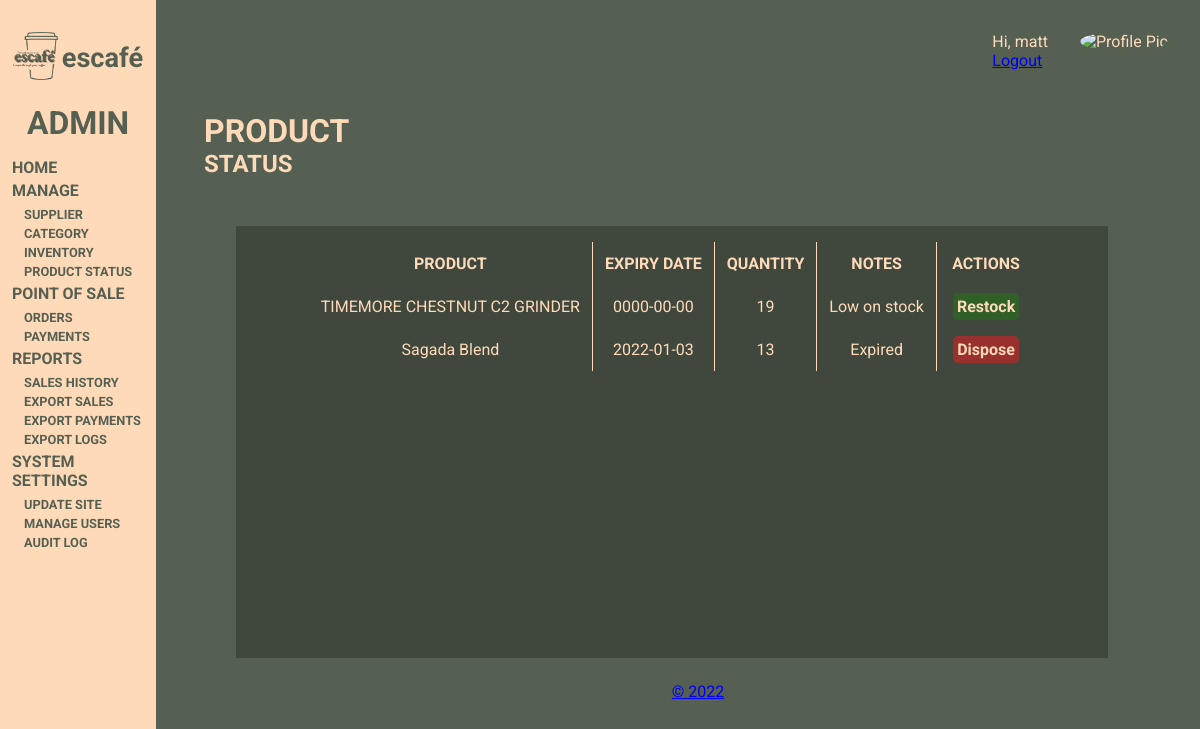
The page /pages/admin-dashboard-prod-status.php (signed in) on the database its author committed.
### tables this page shows
CREATE TABLE `sitesettings` (
  `siteName` varchar(100) NOT NULL,
  `siteLogo` varchar(255) NOT NULL,
  `balance` double NOT NULL
);

CREATE TABLE `products` (
  `productID` int(11) NOT NULL,
  `productImage` varchar(2048) NOT NULL,
  `productName` varchar(512) NOT NULL,
  `productCategory` varchar(255) NOT NULL,
  `productPrice` int(11) NOT NULL,
  `quantity` int(11) NOT NULL,
  `bundledWith` int(11) DEFAULT NULL,
  `discount` int(11) DEFAULT 0,
  `supplierName` varchar(512) NOT NULL,
  `productDescription` varchar(2048) NOT NULL,
  `expirationDate` date NOT NULL
);

### connect/config.php (called while the page is built, shortened)
<?php
     $pdo = new PDO('mysql:host=localhost;port=3306;dbname=escafe','root','');
     $pdo->setAttribute(PDO::ATTR_DEFAULT_FETCH_MODE, PDO::FETCH_ASSOC);
     $pdo -> setAttribute(PDO::ATTR_ERRMODE, PDO::ERRMODE_EXCEPTION);
     $statement = $pdo -> prepare ("SELECT * FROM sitesettings");
     $statement -> execute([]);
     $site = $statement -> fetch(0);
     $siteName = $site['siteName'];
?>

### connect/session.php (called while the page is built, shortened)
<?php
    if (isset($_SESSION['profilePic'])){
        $pic = $_SESSION['profilePic'];
    } else {
        $_SESSION['profilePic'] = "\images\blank.png";
    }
?>

### pages/admin-dashboard-prod-status.php (the view, shortened to what this page needs)
<?php
    include '../connect/session.php';
    require_once '../connect/config.php';
    $statement = $pdo -> prepare ("SELECT * FROM products
        WHERE quantity < 20
        OR expirationDate < NOW()
    ");
    $statement -> execute();
    $products = $statement -> fetchAll(PDO::FETCH_ASSOC);
?>
<!DOCTYPE html>
<html lang="en">
<head>
    <link rel="stylesheet" href="../css/dashboard.css">
</head>
<body>
    <?php include './admin-header.php'; ?>
    <main>
        <div class="main-wrapper">
            <div class="user">
                <div class="user-text">
                    <p>Hi, <?php echo $_SESSION['username']?></p>
                    <a href="../connect/logout.php">Logout</a>
                </div>
                <div class="user-image">
                    <img src='<?php
                                    if($pic != null)
                                        echo '../connect/'.$pic;
                                    else
                                        echo '../img/users/blank.png';
                              ?>' alt="Profile Pic">
                </div>
            </div>
            <div class="dashboard-sub">
                <h1>PRODUCT</h1>
                <h2>STATUS</h2>
                <div class="table-rec">
                    <table>
                        <thead>
                            <tr>
                                <th>PRODUCT</th>
                                <th>EXPIRY DATE</th>
                                <th>QUANTITY</th>
                                <th>NOTES</th>
                                <th>ACTIONS</th>
                            </tr>
                        </thead>
                        <tbody>
                            <?php foreach($products as $products): ?>
                                <?php if ($products['expirationDate'] === "0000-00-00"): ?>
                                    <?php if ($products['quantity'] < 20): ?>
                                        <tr>
                                        <td><?php echo $products['productName'] ?>  </td>
                                        <td><?php echo $products['expirationDate'] ?>  </td>
                                        <td><?php echo $products['quantity'] ?>  </td>
                                        <td>Low on stock</td>
                                        <td><a href="admin-dashboard-edit-prod.php?id=<?php echo $products['productID']?>" class="view-btn btn">Restock</a></td>
                                        </tr>
                                    <?php endif; ?>
                                <?php else: ?>
                                    <tr>
                                        <td><?php echo $products['productName'] ?>  </td>
                                        <td><?php echo $products['expirationDate'] ?>  </td>
                                        <td><?php echo $products['quantity'] ?>  </td>
                                        <?php if($products['expirationDate'] < date("Y-m-d")): ?>
                                            <td>Expired</td>
                                            <td><a href="../connect/deleteProduct.php?id=<?php echo $products['productID']?>" class="delete-btn btn">Dispose</a></td>
                                        <?php elseif($products['quantity'] < 20): ?>
                                            <td>Low on stock</td>
                                            <td><a href="admin-dashboard-edit-prod.php?id=<?php echo $products['productID']?>" class="view-btn btn">Restock</a></td>
                                        <?php endif; ?>
                                    </tr>
                                <?php endif; ?>
                            <?php endforeach; ?>
                        </tbody>
                    </table>
                </div>
            </div>
        </div>
    </main>
    <?php include "./footer.php"; ?>
</body>
</html>

### pages/admin-header.php
<header>
        <div class="logo-name">
            <div class="logo-head"><img src="../img/dashboard/logo-green-trim.png" alt="logo"></div>
            <div class="name-head"><p><?php echo $siteName ?><p><p></div>
        </div>
        <h1>ADMIN</h1>
        <nav>
            <ul>
                <h2><a href="./admin-dashboard.php">HOME</a></h2>
                <li>
                    <h2>MANAGE</h2>
                    <ul>
                        <?php if ($_SESSION['access'] === "admin"): ?>
                            <li><a href="./admin-dashboard-inv-supplier.php">SUPPLIER</a></li>
                            <li><a href="./admin-dashboard-inv-category.php">CATEGORY</a></li>
                        <?php endif; ?>
                        <li><a href="./admin-dashboard-inv-manage.php">INVENTORY</a></li>
                        <li><a href="./admin-dashboard-prod-status.php">PRODUCT STATUS</a></li>
                    </ul>
                </li>
                <li>
                    <h2>POINT OF SALE</h2>
                    <ul>
                        <?php if ($_SESSION['access'] === "admin"): ?>
                            <li> <a href="./admin-dashboard-order-status.php">ORDERS</a></li>
                        <?php endif; ?>
                        <li> <a href="./admin-dashboard-payments.php">PAYMENTS</a></li>
                    </ul>
                </li>
                <?php if ($_SESSION['access'] === "admin"): ?>
                <li>
                    <h2>REPORTS</h2>
                    <ul>
                        <li> <a href="./admin-dashboard-sales-history.php">SALES HISTORY</a></li>
                        <li> <a href="../connect/exportSales.php">EXPORT SALES</a></li>
                        <li> <a href="../connect/exportPayments.php">EXPORT PAYMENTS</a></li>
                        <li> <a href="../connect/exportAuditTrail.php">EXPORT LOGS</a></li>
                    </ul>
                </li>
                <li>
                    <h2>SYSTEM SETTINGS</h2>
                    <ul>
                        <li> <a href="./admin-dashboard-update-site.php">UPDATE SITE</a></li>
                        <li> <a href="./admin-dashboard-user-manage.php">MANAGE USERS</a></li>
                        <li> <a href="./admin-dashboard-audit-log.php">AUDIT LOG</a></li>
                    </ul>
                </li>
                <?php endif; ?>
            </ul>
        </nav>
    </header>

### css/dashboard.css (style rules this page uses)
:root { --main-color: #556052; --text-color: #FFDAB9; --dark-box: rgba(0,0,0,0.25); --link-dark-box: rgba(0,0,0,0.75); }
* { padding: 0; margin: 0; }
body { background-color: var(--main-color); font-family: 'Roboto', sans-serif; }
header { background: rgb(255,218,185); height: 100%; color: var(--main-color); position: fixed; text-decoration: none; display:inline-block; min-width: 13vw; max-width: 13vw; padding-bottom: 20%; }
header .logo-name { display: flex; padding: 2rem .75rem 1.25rem .75rem; justify-content: center; }
header .logo-name .logo-head img { height: 3rem; margin-right: .25rem; }
header .logo-name .name-head { align-self: center; font-size: 1.7rem; font-weight: bold; }
header h1 { text-align: center; margin-bottom: 1rem; }
nav ul { list-style-type: none; }
nav ul li h2, nav ul h2 { margin: .25rem .75rem; font-size: 1rem; }
nav ul li ul { list-style-type: none; }
nav ul li ul li { text-indent: 1rem; margin: 0 .5rem; }
nav ul li ul li a, nav ul h2 a { color:var(--main-color); font-weight: bold; text-decoration: none; font-size: .80rem; }
nav ul h2 a { font-size: 1rem; text-align: center; margin-bottom: 1rem; }
main { color: var(--text-color); display: inline-block; margin-left: 17vw; }
main .main-wrapper { display:block; width: 100%; }
main .main-wrapper .user { position: absolute; top: 2rem; right: 2rem; display: flex; }
main .main-wrapper .user .user-text { align-self: center; }
main .main-wrapper .user .user-image img { height: 50px; width: 50px; border-radius: 50%; margin-left: 2rem; }
main .main-wrapper .dashboard-sub h1 { margin-top: 7rem; }
main .main-wrapper .dashboard-sub h2 { margin-bottom: 3rem; }
.table-rec { background-color: var(--dark-box); text-align: center; padding: 1rem; margin: 1rem 2rem; min-width: 70vw; min-height: 50vh; display: flex; justify-content: center; align-items: flex-start; max-height: 70vh; overflow-y: scroll; }
.table-rec table { border-collapse: collapse; }
.table-rec table thead tr th:nth-child(n):not(:last-child), .table-rec table tbody tr td:nth-child(n):not(:last-child) { border-right: 1px solid var(--text-color); }
.table-rec table thead tr th, .table-rec table tbody tr td { text-align: center; padding: .75rem; margin: .75rem; }
.btn { font-family: 'Roboto', sans-serif; font-size: 1rem; font-weight: bold; text-decoration: none; color:var(--text-color); border-radius: 5px; padding: .25rem .25rem; margin: .25rem .25rem; border: none; }
.delete-btn { background-color: rgba(192, 38, 38, 0.69); }
.view-btn { background-color: rgba(42, 108, 32, 0.7); }

### rows shown on the page
sitesettings: siteName "escafé"
products: productName "TIMEMORE CHESTNUT C2 GRINDER", expirationDate "0000-00-00", quantity "19"
products: productName "Sagada Blend", expirationDate "2022-01-03", quantity "13"

### other values the page prints
$_SESSION['username'] "matt"
